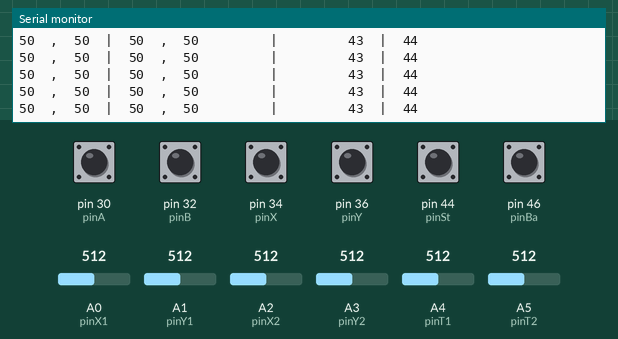
The sketch below on a simulated Arduino Mega 2560, built with avr-gcc and run on an emulated ATmega2560. On the bench: the last lines printed to the serial monitor. The test bench sets the inputs (shaded band); at power-on: pin 30 (pinA), pin 32 (pinB), pin 34 (pinX), pin 36 (pinY), pin 44 (pinSt), pin 46 (pinBa) HIGH, A2 (pinX2) = 512, A1 (pinY1) = 512, A0 (pinX1) = 512, A3 (pinY2) = 512, A4 (pinT1) = 512, A5 (pinT2) = 512. No radio packets arrive unless stated.

Above: at 1.2 s.
1.3 s: A2 (pinX2) set to 589
At 2.0 s:
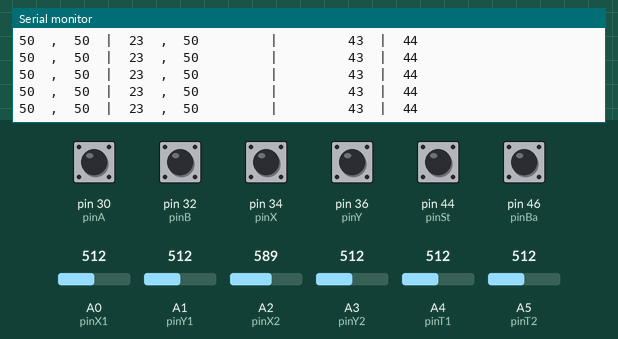
4.3 s: A2 (pinX2) set to 621
At 4.8 s:
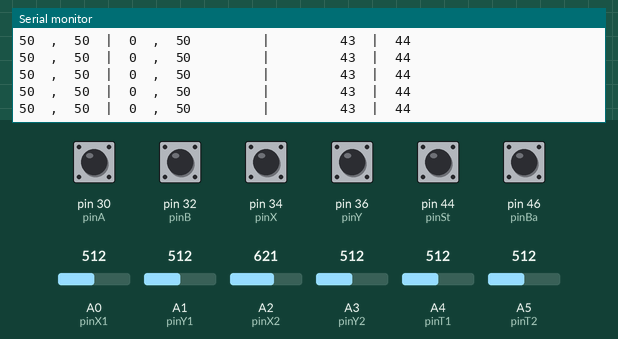
7.3 s: A1 (pinY1) set to 787
At 7.9 s:
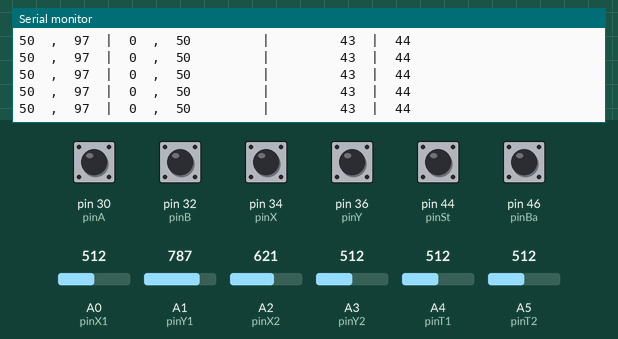
10.3 s: A1 (pinY1) set to 811
Timing chart, 0 to 11.1 s (numbered marks = the images above; inputs shaded):
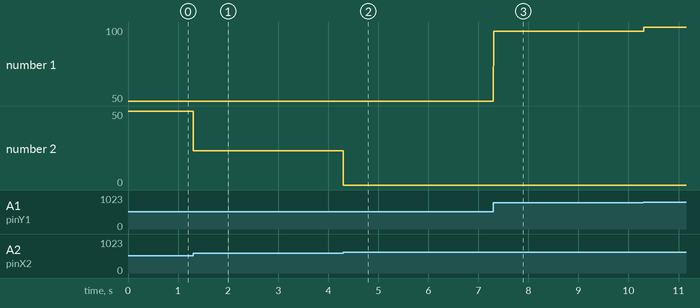

Measured:
- after the input at 1.3 s, the serial monitor: prints a new line at once (image 1)
- after the input at 4.3 s, the serial monitor: prints a new line at once (image 2)
- after the input at 7.3 s, the serial monitor: prints a new line at once (image 3)
- plotted number 1: 50 → 97 after the input at 7.3 s, 97 → 100 after the input at 10.3 s
- plotted number 2: 50 → 23 after the input at 1.3 s, 23 → 0 after the input at 4.3 s

The sketch:

Arduino_Get360.ino
```cpp
#include <SPI.h>
#include <nRF24L01.h>
#include <RF24.h>

RF24 radio(53, 48);

const byte rxAddr[6] = "00001";
const byte buttonBase = 0;
byte button;

 int pinX1 = 0;
 int pinY1 = 1;
 int pinX2 = 2;
 int pinY2 = 3;
 int pinT1 = 4;
 int pinT2 = 5;
 int pinA = 30;
 int pinB = 32;
 int pinX = 34;
 int pinY = 36;
 int pinSt = 44;
 int pinBa = 46;

 int X1;
 int Y1;
 int X2;
 int Y2;
 int T1;
 int T2;
 int A;
 int B;
 int X;
 int Y;
 int St;
 int Ba;

 int X1perCent = 50;
 int Y1perCent = 50;
 int X2perCent = 50;
 int Y2perCent = 50;
 int T1perCent = 0;
 int T2perCent = 0;

byte buttonA;
byte buttonB;
byte buttonX;
byte buttonY;
byte buttonBa;
byte buttonSt;

void setup() {
  Serial.begin(115200);
  radio.begin();
  radio.setRetries(15, 15);
  radio.openWritingPipe(rxAddr);
  radio.stopListening();
}

void loop() {
  input();

  printperCent();

  buttonA = A << 5;
  buttonB = B << 4;
  buttonX = X << 3;
  buttonY = Y << 2;
  buttonBa = Ba << 1;
  buttonSt = St;
  button = buttonBase | buttonA | buttonB | buttonX | buttonY | buttonBa | buttonSt;

  char text2[7] = {char(X1perCent), char(Y1perCent), char(X2perCent), char(Y2perCent), char(T1perCent), char(T2perCent), char(button)};
  radio.write(&text2, sizeof(text2));
  //Serial.println(X1);

}

void input (void)
{
  X1 = analogRead(pinX1);
  Y1 = analogRead(pinY1);
  X2 = analogRead(pinX2);
  Y2 = analogRead(pinY2);
  T1 = analogRead(pinT1);
  T2 = analogRead(pinT2);

  A = !digitalRead(pinA);
  B = !digitalRead(pinB);
  X = !digitalRead(pinX);
  Y = !digitalRead(pinY);
  St = !digitalRead(pinSt);
  Ba = !digitalRead(pinBa);

  X1perCent = 100 - axisPerCent(X1, 173, 775, 495, 13);
  Y1perCent = axisPerCent(Y1, 212, 800, 515, 10);
  X2perCent = 100 - axisPerCent(X2, 185, 615, 510, 16);
  Y2perCent = axisPerCent(Y2, 245, 610, 523, 15);
  T1perCent = axisPerCent(T1, 240, 800, 550, 0);
  T2perCent = axisPerCent(T2, 230, 855, 550, 0);

}


void printRawInput (void)
{
  Serial.print("X1: ");
  Serial.print(X1);
  Serial.print("   Y1: ");
  Serial.print(Y1);
  Serial.print("   X2: ");
  Serial.print(X2);
  Serial.print("   Y2: ");
  Serial.print(Y2);
  Serial.print("   T1: ");
  Serial.print(T1);
  Serial.print("   T2: ");
  Serial.print(T2);
  Serial.print("   A: ");
  Serial.print(A);
  Serial.print("   B: ");
  Serial.print(B);
  Serial.print("   X: ");
  Serial.print(X);
  Serial.print("   Y: ");
  Serial.print(Y);
  Serial.print("   St: ");
  Serial.print(St);
  Serial.print("   Ba: ");
  Serial.println(Ba);

}


void printperCent(void)
{
  Serial.print(X1perCent);
  Serial.print("  ,  ");
  Serial.print(Y1perCent);
  Serial.print("  |  ");
  Serial.print(X2perCent);
  Serial.print("  ,  ");
  Serial.print(Y2perCent);
  Serial.print("         |         ");
  Serial.print(T1perCent);
  Serial.print("  |  ");
  Serial.println(T2perCent);
}

int axisPerCent(int Axis, int AxisMin, int AxisMax, int AxisMiddle, int AxisdeadZone)
{
  int AxisperCent;

  if (Axis>=(AxisMiddle + 3*AxisdeadZone)) {
  AxisperCent = constrain((map(Axis, (AxisMiddle + 3*AxisdeadZone), AxisMax, 50, 100)), 50, 100);}
  else if (Axis<(AxisMiddle - 3*AxisdeadZone)) {
AxisperCent = constrain((map(Axis, AxisMin, (AxisMiddle - 3*AxisdeadZone), 0, 50)), 0, 50);}
  else {
  AxisperCent = 50;}

  return AxisperCent;
}
```
